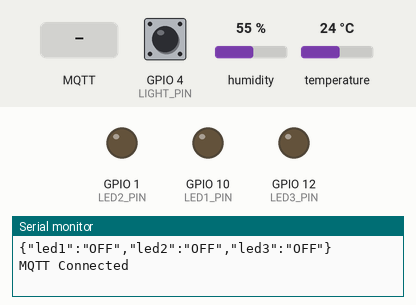
Recording of a sketch running on a simulated ESP32-C6. Parts: output pins drawn as LEDs (lit = HIGH), the last lines printed to the serial monitor. The test bench sets the inputs (shaded band); at power-on: GPIO 4 (LIGHT_PIN) HIGH, humidity 55 %, temperature 24 °C. WiFi joins after 1.5 s; servers stay silent unless stated; no MQTT or app messages arrive unless stated.

Above: at 2.3 s.
2.4 s: MQTT message "all on" arrives on the first subscribed topic
At 3.5 s:
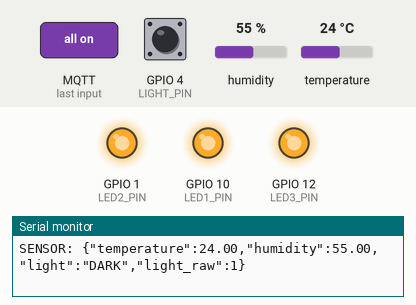
3.9 s: MQTT message "off" arrives on the second subscribed topic
At 5.1 s:
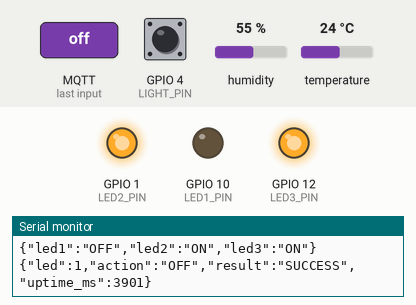
5.4 s: MQTT message "off" arrives on the third subscribed topic
At 6.3 s:
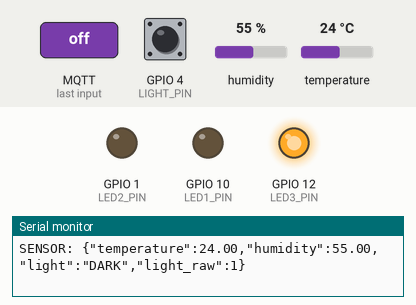
6.9 s: MQTT message "on" arrives on the second subscribed topic
At 7.4 s:
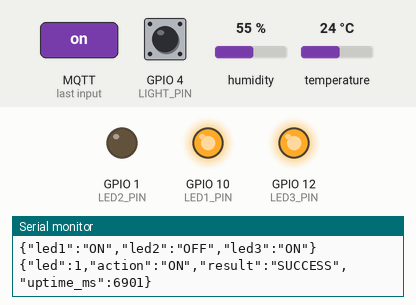
13.5 s: MQTT message "on" arrives on the third subscribed topic
At 14.9 s:
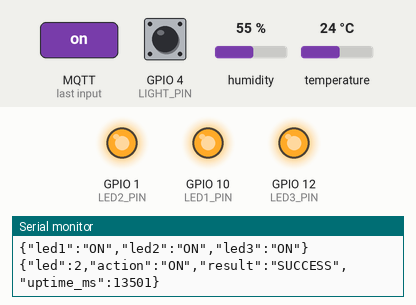
Timing chart, 0 to 16.0 s (numbered marks = the images above; inputs shaded):
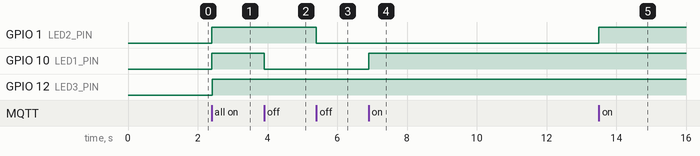

The sketch:

esp32_c6_iot.ino
```cpp
#include <WiFi.h>
#include <PubSubClient.h>
#include <DHT.h>

// THAY THE THONG TIN WIFI / MQTT
const char* WIFI_SSID="TEN_WIFI";
const char* WIFI_PASS="MAT_KHAU_WIFI";
const char* MQTT_HOST="192.168.38.226";
const int MQTT_PORT=1884;
const char* MQTT_USER="";
const char* MQTT_PASS="";

// Day la GPIO ban da xac nhan cho LED va cam bien anh sang.
// GPIO theo cau hinh da trao doi: DHT7, LED10/1/12.
#define LIGHT_PIN 4
#define DHT_PIN 7
#define LED1_PIN 10
#define LED2_PIN 1
#define LED3_PIN 12
#define LED_ON HIGH
#define LED_OFF LOW

DHT dht(DHT_PIN,DHT11);
WiFiClient wifi;
PubSubClient mqtt(wifi);
const int ledPins[3]={LED1_PIN,LED2_PIN,LED3_PIN};
bool states[3]={false,false,false};
const char* T_SENSOR="iot/room1/sensors";
const char* T_HISTORY="iot/room1/led/history";
const char* T_STATUS="iot/room1/devices/status";
const char* T_COMMAND="iot/room1/command";
unsigned long lastSensor=0,lastWifiTry=0,lastMqttTry=0;

void publishStatus(){
  if(!mqtt.connected())return;
  char json[100];
  snprintf(json,sizeof(json),"{\"led1\":\"%s\",\"led2\":\"%s\",\"led3\":\"%s\"}",states[0]?"ON":"OFF",states[1]?"ON":"OFF",states[2]?"ON":"OFF");
  mqtt.publish(T_STATUS,json,true);
  Serial.println(json);
}
void publishHistory(int n,bool on){
  if(!mqtt.connected())return;
  char json[128];
  snprintf(json,sizeof(json),"{\"led\":%d,\"action\":\"%s\",\"result\":\"SUCCESS\",\"uptime_ms\":%lu}",n,on?"ON":"OFF",millis());
  mqtt.publish(T_HISTORY,json,false);
  Serial.println(json);
}
void setLED(int n,bool on){
  if(n<1||n>3)return;
  digitalWrite(ledPins[n-1],on?LED_ON:LED_OFF);
  states[n-1]=on;
  publishStatus();
  publishHistory(n,on);
}
void processCommand(String s){
  s.trim();s.toLowerCase();
  if(s=="all on"||s=="led all on") {for(int n=1;n<=3;n++)setLED(n,true);return;}
  if(s=="all off"||s=="led all off") {for(int n=1;n<=3;n++)setLED(n,false);return;}
  for(int n=1;n<=3;n++){
    String a="led "+String(n)+" ";
    String b="led"+String(n)+" ";
    if(s==a+"on"||s==b+"on"){setLED(n,true);return;}
    if(s==a+"off"||s==b+"off"){setLED(n,false);return;}
  }
  Serial.println("Lenh khong hop le: "+s);
}
void callback(char* topic,byte* payload,unsigned int len){
  String msg;
  for(unsigned int i=0;i<len;i++)msg+=(char)payload[i];
  String t(topic);msg.trim();
  Serial.println("MQTT: "+t+" => "+msg);
  if(t==T_COMMAND){processCommand(msg);return;}
  for(int n=1;n<=3;n++){
    String ledTopic="iot/room1/led"+String(n)+"/set";
    if(t==ledTopic){msg.toLowerCase();if(msg=="on"||msg=="1")setLED(n,true);else if(msg=="off"||msg=="0")setLED(n,false);return;}
  }
}
void connectWifi(){
  if(WiFi.status()==WL_CONNECTED)return;
  if(lastWifiTry&&millis()-lastWifiTry<5000)return;
  lastWifiTry=millis();WiFi.begin(WIFI_SSID,WIFI_PASS);Serial.println("Dang ket noi WiFi...");
}
void connectMqtt(){
  if(mqtt.connected()||WiFi.status()!=WL_CONNECTED)return;
  if(lastMqttTry&&millis()-lastMqttTry<5000)return;
  lastMqttTry=millis();
  String id="ESP32C6-"+WiFi.macAddress();id.replace(":","");
  bool ok=strlen(MQTT_USER)?mqtt.connect(id.c_str(),MQTT_USER,MQTT_PASS):mqtt.connect(id.c_str());
  if(ok){
    mqtt.subscribe(T_COMMAND);
    for(int n=1;n<=3;n++){String t="iot/room1/led"+String(n)+"/set";mqtt.subscribe(t.c_str());}
    publishStatus();Serial.println("MQTT Connected");
  }else{Serial.print("MQTT error: ");Serial.println(mqtt.state());}
}
void publishSensor(){
  float temp=dht.readTemperature(),hum=dht.readHumidity();
  int raw=digitalRead(LIGHT_PIN);
  if(isnan(temp)||isnan(hum)){Serial.println("DHT11 ERROR");return;}
  char json[170];
  snprintf(json,sizeof(json),"{\"temperature\":%.2f,\"humidity\":%.2f,\"light\":\"%s\",\"light_raw\":%d}",temp,hum,raw==0?"LIGHT":"DARK",raw);
  Serial.print("SENSOR: ");Serial.println(json);
  if(mqtt.connected())mqtt.publish(T_SENSOR,json,false);
}
void setup(){
  Serial.begin(115200);
  pinMode(LIGHT_PIN,INPUT);
  for(int i=0;i<3;i++){digitalWrite(ledPins[i],LED_OFF);pinMode(ledPins[i],OUTPUT);}
  dht.begin();WiFi.mode(WIFI_STA);
  mqtt.setServer(MQTT_HOST,MQTT_PORT);
  mqtt.setCallback(callback);mqtt.setBufferSize(512);
  connectWifi();
  lastSensor=millis()-3000;
}
void loop(){
  if(WiFi.status()!=WL_CONNECTED)connectWifi();
  else {if(!mqtt.connected())connectMqtt();if(mqtt.connected())mqtt.loop();}
  if(millis()-lastSensor>=3000){lastSensor=millis();publishSensor();}
}
```

Measured:
- after the input at 2.4 s, GPIO 1 (LED2_PIN), GPIO 10 (LED1_PIN), GPIO 12 (LED3_PIN): LOW → HIGH at once
- after the input at 3.9 s, GPIO 10 (LED1_PIN): HIGH → LOW at once
- after the input at 5.4 s, GPIO 1 (LED2_PIN): HIGH → LOW at once
- after the input at 6.9 s, GPIO 10 (LED1_PIN): LOW → HIGH at once
- after the input at 13.5 s, GPIO 1 (LED2_PIN): LOW → HIGH at once
